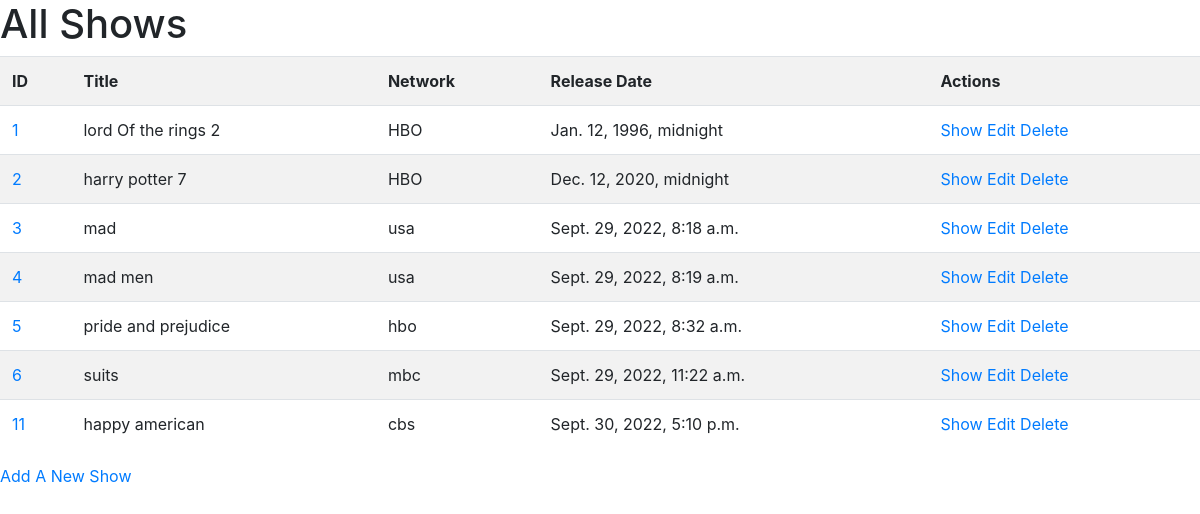
/shows, run on the app's committed database.
### semiapp/models.py (models this page shows)
class Show(models.Model):
    title=models.CharField(max_length=255)
    network=models.CharField(max_length=255)
    Realease_Date=models.DateTimeField(auto_now_add=True)
    desc = models.TextField(null=True)
    created_at=models.DateTimeField(auto_now_add=True)
    updated_at=models.DateTimeField(auto_now=True)
    objects = BlogManager()

### semiapp/views.py (the view)
# urls.py: path('shows',views.all_shows),
def all_shows(request):
    context ={
        "shows":Show.objects.all()
    }
    return render(request,"All_Shows.html",context)

### semiapp/templates/All_Shows.html (shortened to what this page needs)
<!DOCTYPE html>
<html lang="en">
<head>
    {% load static %}
    <link rel="stylesheet" href="https://cdn.jsdelivr.net/npm/bootstrap@4.6.2/dist/css/bootstrap.min.css">
    <link rel="stylesheet" href="{% static 'style.css' %}">
</head>
<body>
    <div >
        <h1>All Shows</h1>
   <table class="table table-striped">
    <tr>
        <th>ID</th>
        <th>Title</th>
        <th>Network</th>
        <th>Release Date</th>
        <th>Actions</th>
    </tr>
    <tr>
    {% for show in shows %}
    <td><a href="/shows/{{show.id}}">{{show.id}}</a></td>
    <td>{{show.title}}</td>
    <td>{{show.network}}</td>
    <td>{{show.Realease_Date}}</td>
    <td><a href="/shows/{{show.id}}">Show</a> <a href="/shows/{{show.id}}">Edit</a> <a href="/shows/{{show.id}}">Delete</a></td>
</tr>
        {% endfor %}
   </table>
</div>
   <a href="/shows/new" class="ref">Add A New Show</a>
</body>
</html>

### data on the page
Show: id "1", title "lord Of the rings 2", network "HBO", Realease_Date "Jan. 12, 1996, midnight"
Show: id "2", title "harry potter 7", network "HBO", Realease_Date "Dec. 12, 2020, midnight"
Show: id "3", title "mad", network "usa", Realease_Date "Sept. 29, 2022, 8:18 a.m."
Show: id "4", title "mad men", network "usa", Realease_Date "Sept. 29, 2022, 8:19 a.m."
Show: id "5", title "pride and prejudice", network "hbo", Realease_Date "Sept. 29, 2022, 8:32 a.m."
Show: id "6", title "suits", network "mbc", Realease_Date "Sept. 29, 2022, 11:22 a.m."
Show: id "11", title "happy american", network "cbs", Realease_Date "Sept. 30, 2022, 5:10 p.m."
